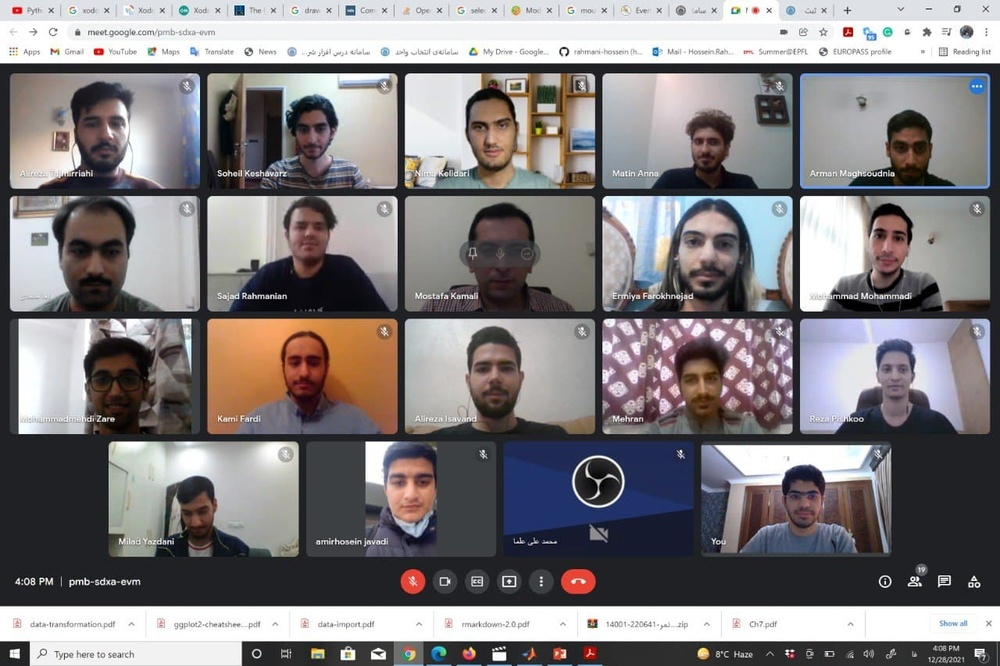
#> input picture inputs/input.jpg, 1000 x 666 px, shrunk from 1280 x 853 before the run
$ python -i q5_funcs.py   (imports and definitions only)   (older library calls are emulated)
#> lines starting #> are read from the running program, lines starting #| are printed output that depends on the picture
#> further down, picture is the input picture: shape (666, 1000, 3); mean B, G, R 126.9, 125.1, 128.9
import cv2
import matplotlib.pyplot as plt
import numpy as np

import ffmpeg


# [27 lines left out: functions expand_contour, draw_contour, not called in this run]


def get_image_grads(img):
    img_gray = cv2.cvtColor(img, cv2.COLOR_BGR2GRAY)
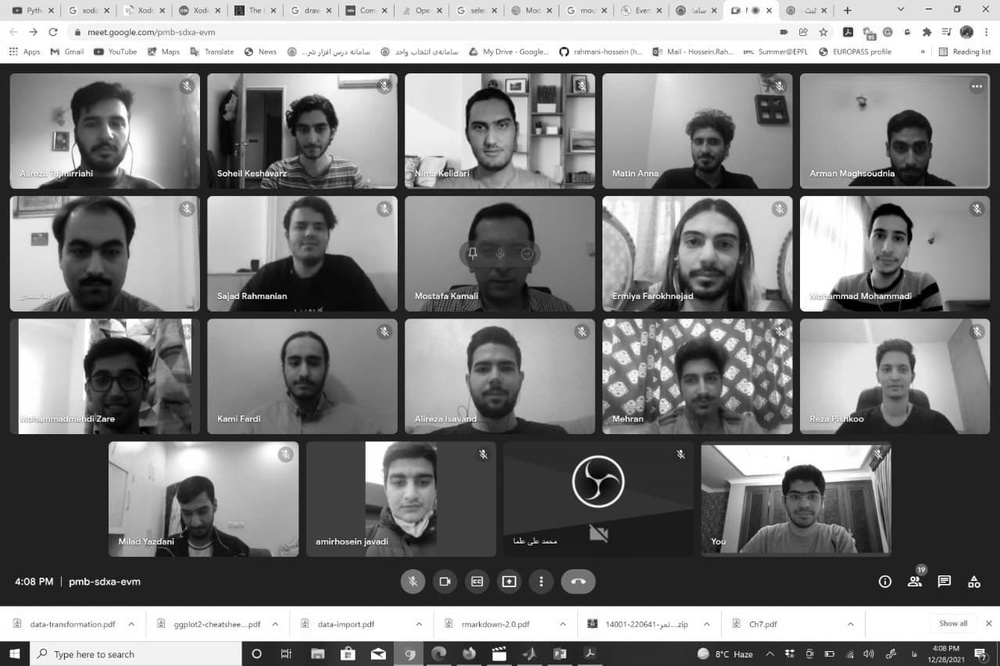
#> img_gray: shape (666, 1000); min 0, max 255, mean 126.4
    # x_derivative = img_gray - np.roll(img_gray, 1, axis=0)
    # y_derivative = img_gray - np.roll(img_gray, 1, axis=1)
    # result = -np.square(x_derivative) + np.square(y_derivative)
    sobel_x = cv2.Sobel(img_gray, cv2.CV_16S, 1, 0)
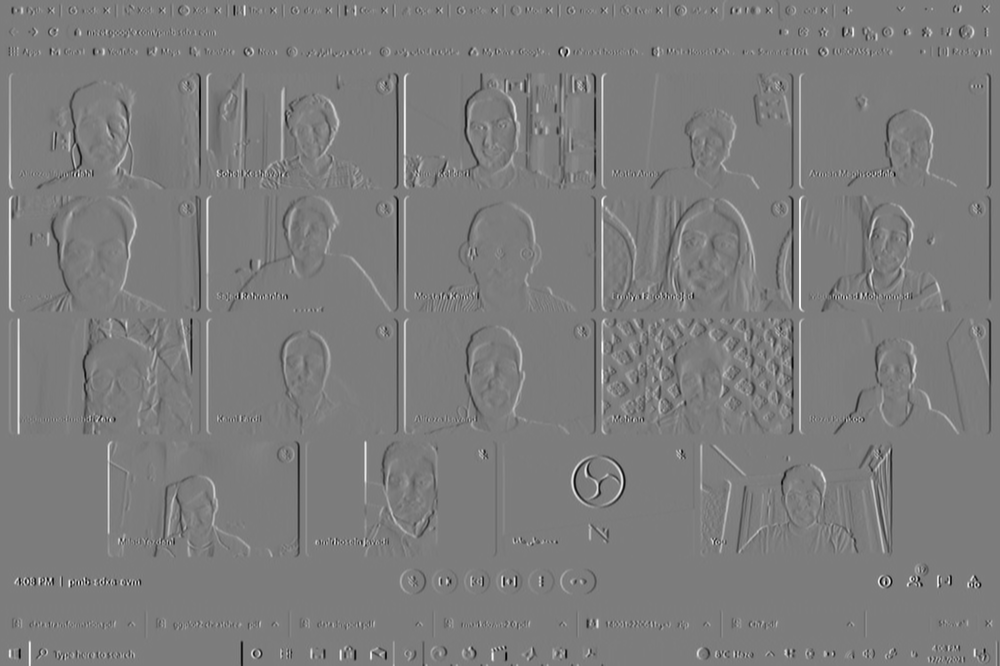
#> sobel_x: shape (666, 1000) int16; min -919, max 956, mean 0; drawn with min black and max white
    sobel_y = cv2.Sobel(img_gray, cv2.CV_16S, 0, 1)
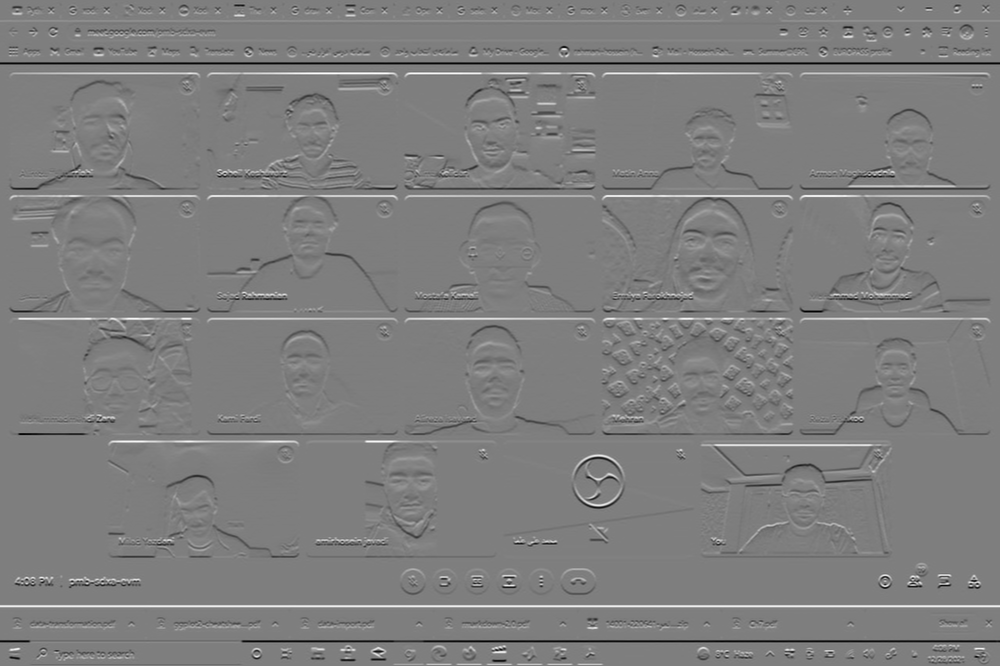
#> sobel_y: shape (666, 1000) int16; min -967, max 979, mean -1.5; drawn with min black and max white
    result = (np.square(sobel_x) + np.square(sobel_y))
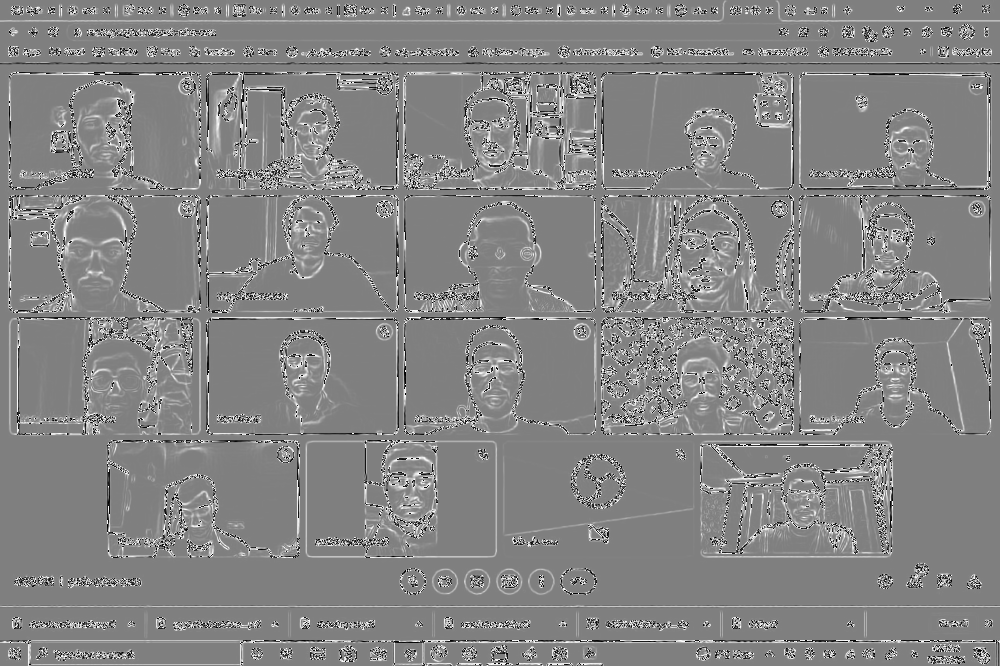
#> result: shape (666, 1000) int16; min -32768, max 32762, mean 1508; drawn with min black and max white
    return result


# [58 lines left out: functions calculate_external_energy, calculate_average_distance, calculate_curvature, calculate_internal_energy, calculate_total_energy, update_contour_greedy and 1 more, not called in this run]


''' #### methods for updating contour with dynamic programming #### '''


# [11 lines of commented-out code are left out]

# [102 lines left out: functions calculate_energy_between_points, find_closest_neighbor, get_indices_energies_dp, update_contour_dp, active_contours_dp, generate_video, not called in this run]

>>> import cv2
>>> picture = cv2.imread('inputs/input.jpg')
>>> result = get_image_grads(picture)

$ run again, on inputs/persoanl-photo1.jpg
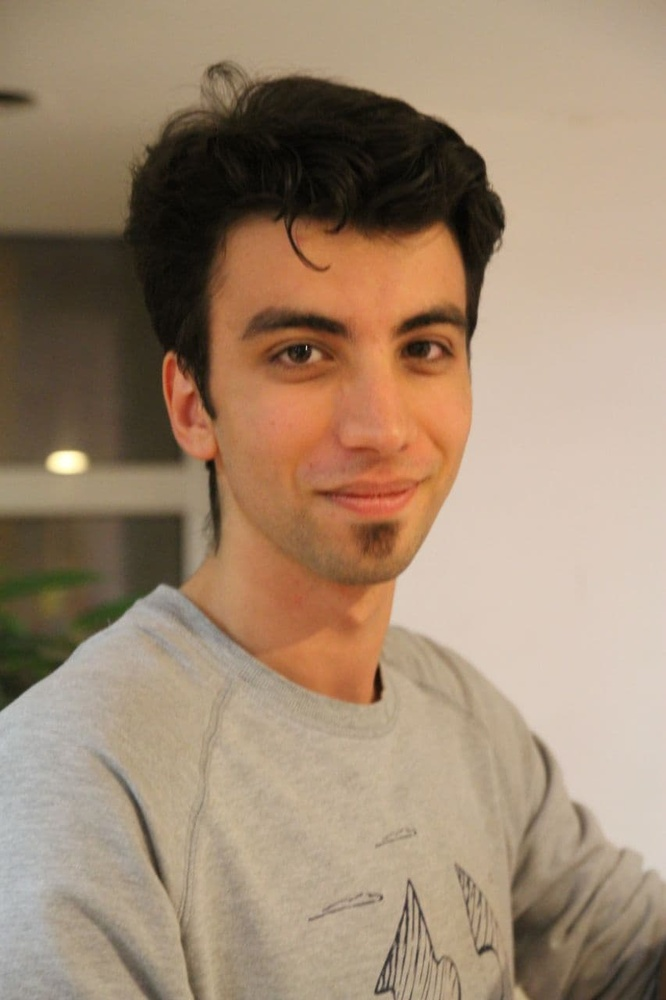
#> input picture inputs/persoanl-photo1.jpg, 666 x 1000 px, shrunk from 853 x 1280 before the run
#> picture is the input picture: shape (1000, 666, 3); mean B, G, R 113.3, 136.4, 159.6
#> in get_image_grads, `img_gray = cv2.cvtColor(img, cv2.COLOR_BGR2GRAY)`:
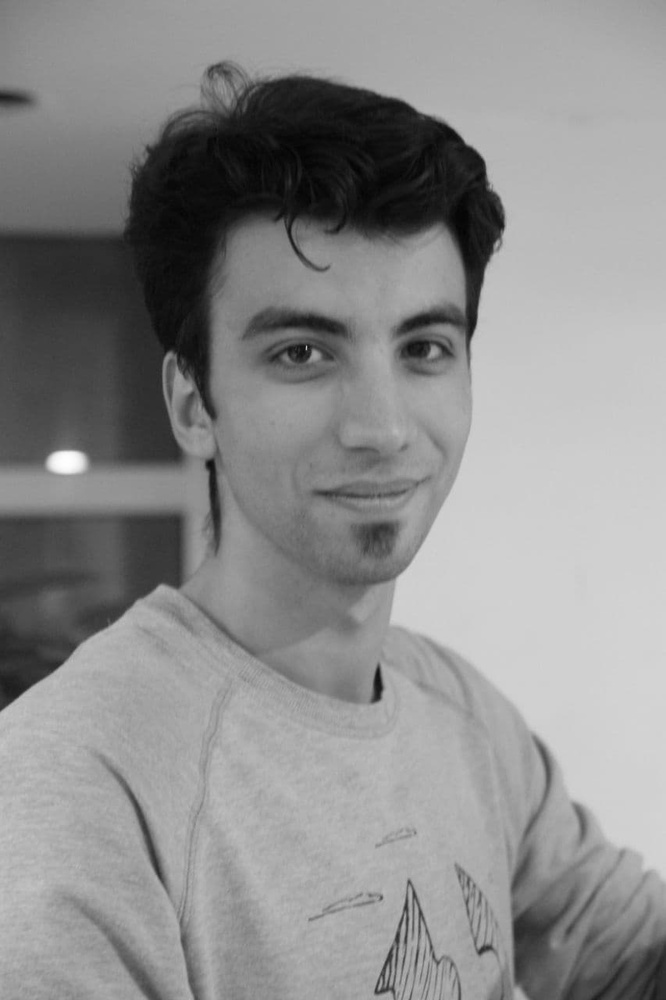
#> img_gray: shape (1000, 666); min 3, max 254, mean 140.7
#> in get_image_grads, `result = (np.square(sobel_x) + np.square(sobel_y))`:
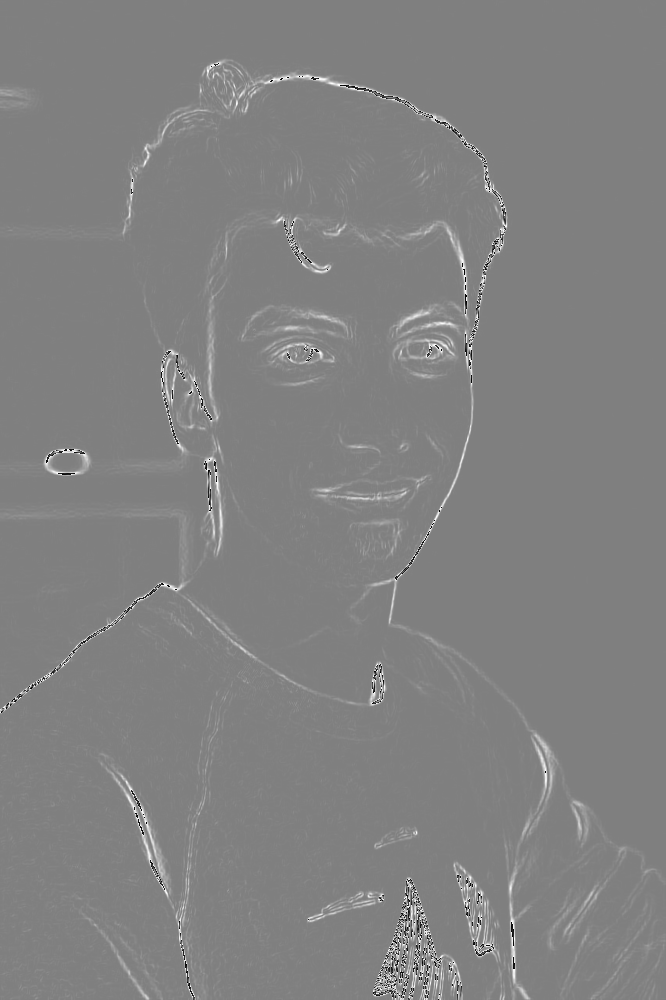
#> result: shape (1000, 666) int16; min -32766, max 32762, mean 633.8; drawn with min black and max white

$ run again, on inputs/slic.jpg
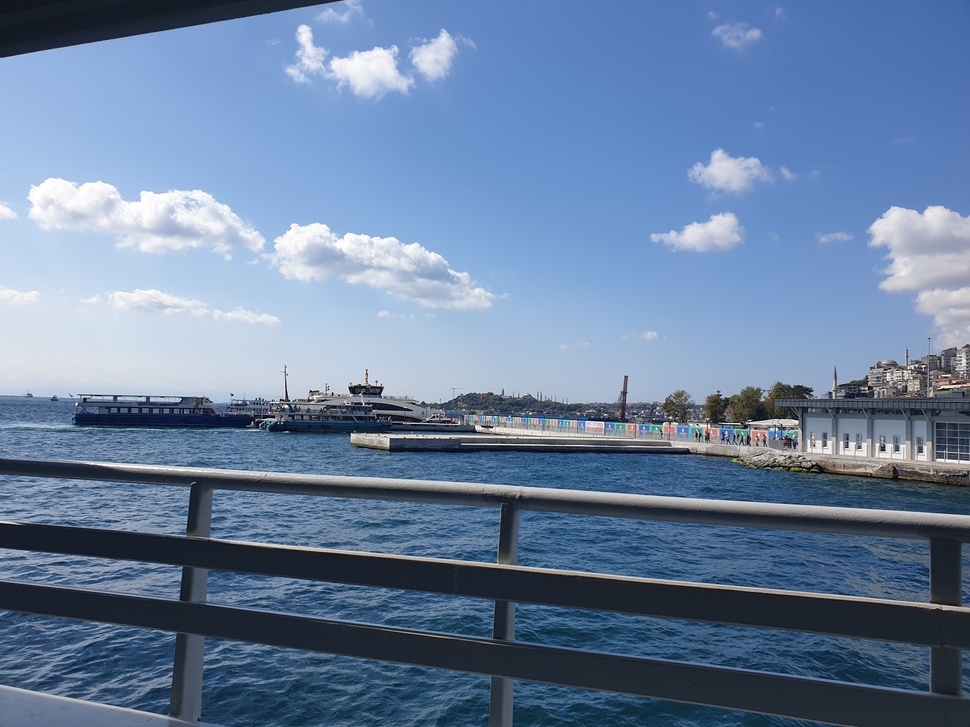
#> input picture inputs/slic.jpg, 970 x 727 px, shrunk from 4032 x 3024 before the run
#> picture is the input picture: shape (727, 970, 3); mean B, G, R 159.8, 128.3, 105.3
#> in get_image_grads, `img_gray = cv2.cvtColor(img, cv2.COLOR_BGR2GRAY)`:
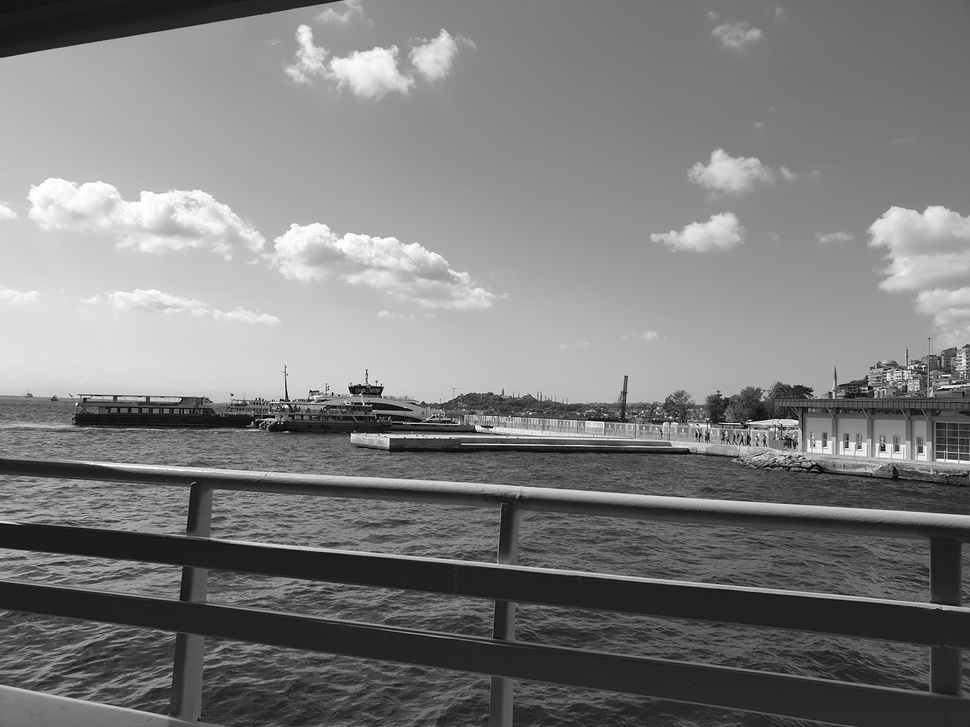
#> img_gray: shape (727, 970); min 0, max 255, mean 125
#> in get_image_grads, `result = (np.square(sobel_x) + np.square(sobel_y))`:
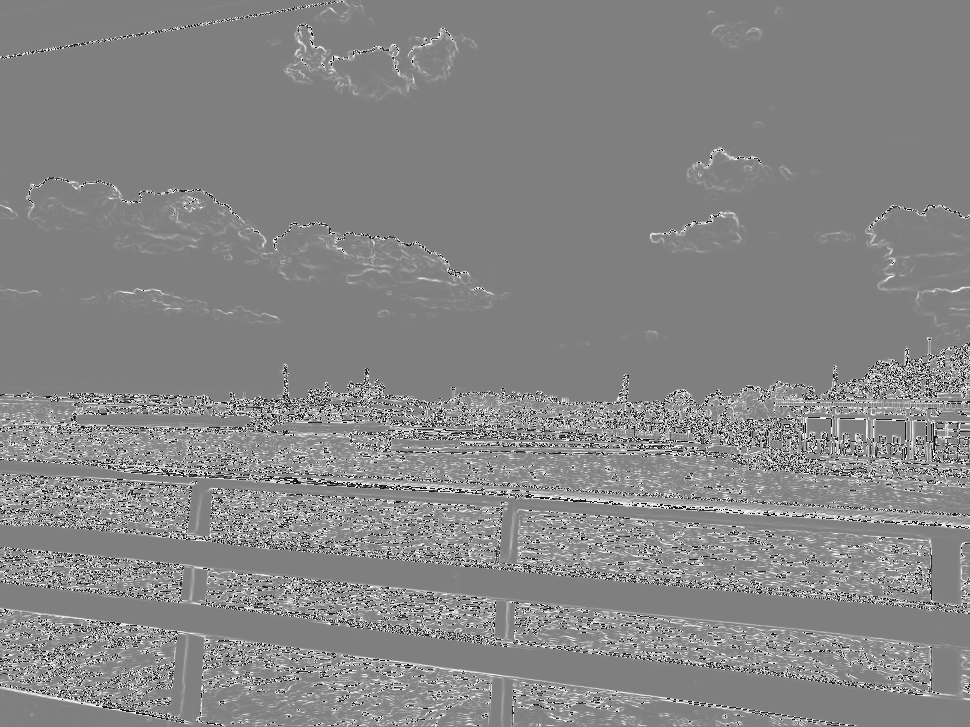
#> result: shape (727, 970) int16; min -32768, max 32762, mean 1848.7; drawn with min black and max white
